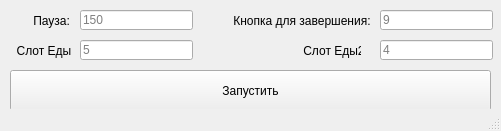
<?xml version="1.0" encoding="UTF-8"?>
<ui version="4.0">
 <class>MainWindow</class>
 <widget class="QMainWindow" name="MainWindow">
  <property name="geometry">
   <rect>
    <x>0</x>
    <y>0</y>
    <width>501</width>
    <height>131</height>
   </rect>
  </property>
  <property name="windowTitle">
   <string>MainWindow</string>
  </property>
  <widget class="QWidget" name="centralwidget">
   <widget class="QPushButton" name="play">
    <property name="geometry">
     <rect>
      <x>10</x>
      <y>70</y>
      <width>481</width>
      <height>41</height>
     </rect>
    </property>
    <property name="text">
     <string>Запустить</string>
    </property>
   </widget>
   <widget class="QLineEdit" name="pause">
    <property name="geometry">
     <rect>
      <x>80</x>
      <y>10</y>
      <width>113</width>
      <height>20</height>
     </rect>
    </property>
    <property name="placeholderText">
     <string>150</string>
    </property>
   </widget>
   <widget class="QLabel" name="label">
    <property name="geometry">
     <rect>
      <x>30</x>
      <y>10</y>
      <width>51</width>
      <height>21</height>
     </rect>
    </property>
    <property name="text">
     <string> Пауза:</string>
    </property>
   </widget>
   <widget class="QLabel" name="label_2">
    <property name="geometry">
     <rect>
      <x>10</x>
      <y>40</y>
      <width>61</width>
      <height>21</height>
     </rect>
    </property>
    <property name="text">
     <string>  Слот Еды:</string>
    </property>
   </widget>
   <widget class="QLineEdit" name="food">
    <property name="geometry">
     <rect>
      <x>80</x>
      <y>40</y>
      <width>113</width>
      <height>20</height>
     </rect>
    </property>
    <property name="placeholderText">
     <string>5</string>
    </property>
   </widget>
   <widget class="QLabel" name="label_3">
    <property name="geometry">
     <rect>
      <x>300</x>
      <y>40</y>
      <width>61</width>
      <height>21</height>
     </rect>
    </property>
    <property name="text">
     <string> Слот Еды2:</string>
    </property>
   </widget>
   <widget class="QLineEdit" name="food2">
    <property name="geometry">
     <rect>
      <x>380</x>
      <y>40</y>
      <width>113</width>
      <height>20</height>
     </rect>
    </property>
    <property name="placeholderText">
     <string>4</string>
    </property>
   </widget>
   <widget class="QLineEdit" name="lineEdit">
    <property name="geometry">
     <rect>
      <x>380</x>
      <y>10</y>
      <width>113</width>
      <height>20</height>
     </rect>
    </property>
    <property name="placeholderText">
     <string>9</string>
    </property>
   </widget>
   <widget class="QLabel" name="label_4">
    <property name="geometry">
     <rect>
      <x>230</x>
      <y>10</y>
      <width>141</width>
      <height>21</height>
     </rect>
    </property>
    <property name="text">
     <string> Кнопка для завершения:</string>
    </property>
   </widget>
  </widget>
  <widget class="QMenuBar" name="menubar">
   <property name="geometry">
    <rect>
     <x>0</x>
     <y>0</y>
     <width>501</width>
     <height>21</height>
    </rect>
   </property>
  </widget>
  <widget class="QStatusBar" name="statusbar"/>
 </widget>
 <resources/>
 <connections/>
</ui>
